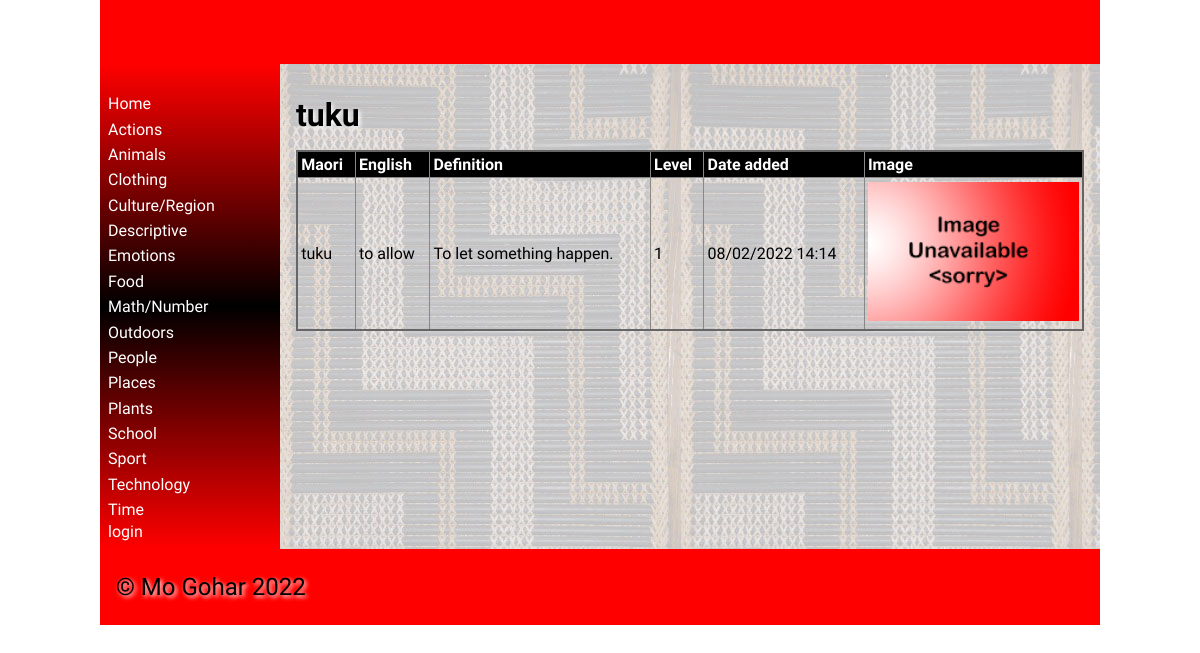
/word/3, run on the app's committed database.
### tables this page shows
CREATE TABLE categories
(
	id integer
		constraint categories_pk
			primary key autoincrement,
	category_name integer
);

CREATE TABLE vocab
(
	id integer
		constraint vocab_pk
			primary key autoincrement,
	Maori varchar(30),
	English varchar(30),
	cat_id integer,
	definition varchar(30),
	level integer,
	image varchar(60),
	date datetime
);

### app.py (the view)
@app.route('/word/<word_id>')
def render_word(word_id):
    return render_template('word.html', categories=categories(), vocab_list=vocab(), word_id=int(word_id),
                           logged_in=is_logged_in(), teacher=is_teacher())

### app.py (called while the page is built)
def create_connection(db_file):
    try:
        connection = sqlite3.connect(db_file)
        return connection
    except Error as e:
        print(e)
    return None

def categories():
    query = "SELECT id, category_name FROM categories"
    con = create_connection(DATABASE)
    cur = con.cursor()
    cur.execute(query)
    category_list = cur.fetchall()
    con.close()
    return category_list

def vocab():
    query = "SELECT * FROM vocab"
    con = create_connection(DATABASE)
    cur = con.cursor()
    cur.execute(query)
    vocab_list = cur.fetchall()
    con.close()
    return vocab_list

def is_logged_in():
    if session.get("email") is None:
        print("not logged in")
        return False
    else:
        print("logged in")
        return True

def is_teacher():
    if session.get("isadmin"):
        print("teacher")
        return True
    else:
        print("student")
        return False

### templates/word.html (shortened to what this page needs)
{% extends "base.html" %}
{% block main %}
    <table>
        <tr>
            <th>Maori</th>
            <th>English</th>
            <th>Definition</th>
            <th>Level</th>
            <th>Date added</th>
            <th>Image</th>
        </tr>
         <tbody>
            {% for vocab in vocab_list %}
                {% if vocab[0] == word_id %}
                    <h1>{{vocab[1]}}</h1>
                    <tr>
                        <td>{{ vocab[1] }}</td>
                        <td>{{ vocab[2] }}</td>
                        <td>{{ vocab[4] }}</td>
                        <td>{{ vocab[5] }}</td>
                        <td>{{ vocab[7] }}</td>
                        <td><img src="/static/images/{{ vocab[6] }}" alt="" ></td>
                    </tr>
                {% endif %}
            {% endfor %}
        </tbody>
    </table>
{% endblock %}

### templates/base.html (shortened to what this page needs)
<!doctype html>
<html lang="en">
<head>
	<link href="{{ url_for('static', filename='css/style.css') }}" rel="stylesheet">
</head>
<body>
	<div id="container">
		<header>
			<h1>{% block heading %}{% endblock %}</h1>
		</header>
		<nav>
			<ul>
				<li><a href="/">Home</a></li>
				<div class ="category">
					{% for category in categories %}
						<div class ="category-box">
							<li><a href="/category/{{ category[0] }}">{{ category[1] }}</a></li>
						</div>
					{% endfor %}
				</div>
				{% if logged_in %}
					<a href="/logout">logout</a>
				{% else %}
            		<a href="/login">login</a>
				{% endif %}
			</ul>
		</nav>
		<main>
            {% block main%}{% endblock %}
        </main>
		<footer>
			<p>
				&copy; Mo Gohar 2022
			</p>
		</footer>
	</div>
</body>
</html>

### static/css/style.css (style rules this page uses)
* { font-family: Comfortaa, sans-serif; margin: 0; padding: 0; box-sizing: border-box; }
#container { display: grid; grid-template-columns: 75px auto; grid-template-areas: 'nav header' 'main main' 'footer footer'; }
header { grid-area: header; background-color: #f00; padding: 1rem; }
nav { grid-area: nav; }
main { grid-area: main; padding: 1rem; background-color: #edd; }
h1, h2, h3, h4 { padding: 1rem 0; font-family: 'Suez One', serif; color: #000; text-shadow: 2px 2px 4px #fff; }
p { padding: 0.5rem 0; }
a { color: #222; }
img { width: 100%; }
table { width: 100%; border: 2px solid #666; border-collapse: collapse; }
th, td { border: 1px solid #888; padding: 0.2rem; text-align: left; }
th { background-color: #000; color: #fff; }
footer { grid-area: footer; padding: 1rem; background-color: #f00; }
footer p { color: #000; text-shadow: 2px 2px 4px #fff; font-size: 1.5rem; }
@media only screen and (min-width: 768px) { #container { grid-template-columns: 180px auto; grid-template-areas: 'header header' 'nav main' 'footer footer'; } }
@media only screen and (min-width: 768px) { nav { background: linear-gradient(180deg, rgba(255,0,0,1) 0%, rgba(0, 0, 0, 1) 50%, rgba(255,0,0,1) 100%); padding: 0.5rem; } }
@media only screen and (min-width: 768px) { nav ul { list-style: none; } }
@media only screen and (min-width: 768px) { nav li { padding: 0.2rem 0; } }
@media only screen and (min-width: 768px) { nav a { color: #fff; text-decoration: none; } }
@media only screen and (min-width: 768px) { main { background-image: url('/poutama.jpg'); } }
@media only screen and (min-width: 1000px) { #container { width: 1000px; margin: auto; } }

### data on the page
categories: category_name "Actions"
categories: category_name "Animals"
categories: category_name "Clothing"
categories: category_name "Culture/Region"
categories: category_name "Descriptive"
categories: category_name "Emotions"
categories: category_name "Food"
categories: category_name "Math/Number"
categories: category_name "Outdoors"
categories: category_name "People"
categories: category_name "Places"
categories: category_name "Plants"
categories: category_name "School"
categories: category_name "Sport"
categories: category_name "Technology"
categories: category_name "Time"
vocab: Maori "tuku", English "to allow", definition "To let something happen.", level "1", date "08/02/2022 14:14", image (placeholder picture)
